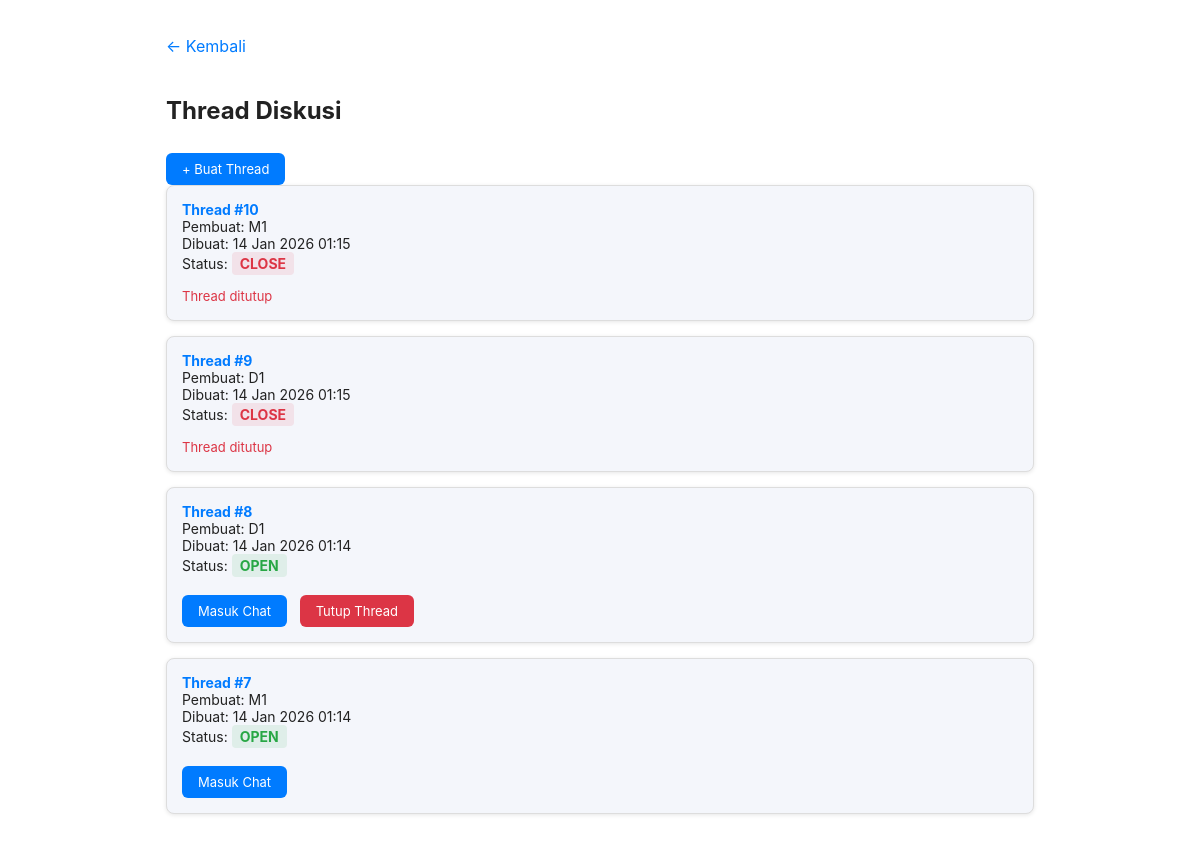
/thread.php?idgrup=67 (signed in), run on the app's committed database.
### tables this page shows
CREATE TABLE `thread` (
  `idthread` int(11) NOT NULL,
  `username_pembuat` varchar(20) NOT NULL,
  `idgrup` int(11) NOT NULL,
  `tanggal_pembuatan` datetime DEFAULT NULL,
  `status` enum('Open','Close') DEFAULT 'Open'
);

### class/koneksi.php (called while the page is built, shortened)
<?php
class Database {
    public function __construct() {
           try {
            $this->mysqli = new mysqli(SERVER, USERID, PWD, DB);
        } catch (mysqli_sql_exception $e) {
            die("Gagal konek ke database. Pastikan database '" . DB . " sudah di import");
        } catch (Exception $e) {
            die("Terjadi kesalahan: " . $e->getMessage());
        }
    }
}
?>

### class/thread.php (called while the page is built, shortened)
<?php
require_once "koneksi.php";
class Thread extends Database
{
    public function getThreadsByGroup($idgrup)
    {
        $sql = "
            SELECT
                t.idthread,
                t.idgrup,
                t.username_pembuat,
                t.status,
                t.tanggal_pembuatan,
                COALESCE(d.nama, m.nama) AS nama_pembuat
            FROM thread t
            JOIN akun a ON t.username_pembuat = a.username
            LEFT JOIN dosen d ON a.npk_dosen = d.npk
            LEFT JOIN mahasiswa m ON a.nrp_mahasiswa = m.nrp
            WHERE t.idgrup = ?
            ORDER BY t.tanggal_pembuatan DESC
        ";
        $stmt = $this->mysqli->prepare($sql);
        $stmt->bind_param("i", $idgrup);
        $stmt->execute();
        return $stmt->get_result()->fetch_all(MYSQLI_ASSOC);
    }
}

### thread.php (the view, shortened to what this page needs)
<?php
require_once "class/thread.php";
$idgrup   = (int) $_GET['idgrup'];
$username = $_SESSION['username'];
$isDosen     = isset($_SESSION['npk']);
$threadObj = new Thread();
$threads = $threadObj->getThreadsByGroup($idgrup);
?>
<!DOCTYPE html>
<html>
<head>
    <?php include "inc/head.php"; ?>
</head>
<body>
<div class="container">
    <?php
    $backPage = $isDosen ? "dosen_group_detail.php" : "mahasiswa_group_detail.php";
    ?>
    <a href="<?= $backPage ?>?id=<?= $idgrup ?>" class="back-link">← Kembali</a>
    <h2>Thread Diskusi</h2>
<a class="btn" href="thread_add.php?idgrup=<?= $idgrup ?>">+ Buat Thread</a>
    <?php if (empty($threads)): ?>
        <div class="empty-state">
            <p>Belum ada thread.</p>
        </div>
    <?php else: ?>
        <?php foreach ($threads as $t): ?>
        <?php
            $status = strtoupper(trim($t['status']));
        ?>
        <div class="thread">
            <div class="thread-info">
                <b>Thread #<?= $t['idthread'] ?></b><br>
                Pembuat: <?= htmlspecialchars($t['nama_pembuat']) ?><br>
                Dibuat: <?= date('d M Y H:i', strtotime($t['tanggal_pembuatan'])) ?><br>
                Status: <span class="status <?= $status ?>"><?= $status ?></span>
            </div>
            <?php if ($status === 'OPEN'): ?>
                <a class="btn" href="chat.php?idthread=<?= $t['idthread'] ?>&idgrup=<?= $idgrup ?>">Masuk Chat</a>
            <?php else: ?>
                <span style="color:#dc3545; font-size:13px;">Thread ditutup</span>
            <?php endif; ?>
            <?php if ($status === 'OPEN' && $t['username_pembuat'] === $username): ?>
                <a class="btn btn-danger"
                   href="thread_status.php?id=<?= $t['idthread'] ?>&idgrup=<?= $idgrup ?>">
                   Tutup Thread
                </a>
            <?php endif; ?>
        </div>
        <?php endforeach; ?>
    <?php endif; ?>
</div>
</body>
</html>

### assets/css/theme.css (style rules this page uses)
*, *::before, *::after { box-sizing: border-box; }
:root { --bg: #ffffff; --panel: #f4f6fb; --text: #222; --accent: #007bff; --muted: #666; --chat-border: #ddd; }
html, body { height: 100%; margin: 0; padding: 0; background: var(--bg); color: var(--text); font-family: Arial, Helvetica, sans-serif }
.container { max-width: 1100px; margin: 20px auto; padding: 16px }
.btn { display: inline-block; padding: 8px 12px; border-radius: 6px; background: var(--accent); color: #fff; text-decoration: none }

### inc/head.php (style rules this page uses)
*, *::before, *::after { box-sizing: border-box; }

### thread.php (style rules this page uses)
body { margin: 0; padding: 20px; font-family: -apple-system, BlinkMacSystemFont, 'Segoe UI', Arial, sans-serif; background: var(--bg); color: var(--text); }
.container { max-width: 900px; margin: 0 auto; }
h2 { margin-bottom: 20px; color: var(--text); }
.thread { background: var(--panel); padding: 15px; margin-bottom: 15px; border-radius: 8px; box-shadow: 0 1px 4px rgba(0,0,0,.1); border: 1px solid var(--chat-border); }
.thread-info { margin-bottom: 10px; font-size: 14px; color: var(--text); }
.thread-info b { color: var(--accent); }
.btn { display: inline-block; padding: 8px 16px; background: var(--accent); color: white; text-decoration: none; border-radius: 6px; font-size: 13px; margin-right: 8px; margin-top: 8px; transition: opacity 0.2s; }
.btn-danger { background: #dc3545; }
.status { font-weight: bold; padding: 3px 8px; border-radius: 4px; display: inline-block; }
.status.OPEN { color: #28a745; background: rgba(40, 167, 69, 0.1); }
.status.CLOSE { color: #dc3545; background: rgba(220, 53, 69, 0.1); }
.back-link { display: inline-block; margin-bottom: 20px; color: var(--accent); text-decoration: none; }

### data on the page
thread: idthread "10", nama_pembuat "M1", tanggal_pembuatan "14 Jan 2026 01:15", status "CLOSE", shows "Thread ditutup"
thread: idthread "9", nama_pembuat "D1", tanggal_pembuatan "14 Jan 2026 01:15", status "CLOSE", shows "Thread ditutup"
thread: idthread "8", nama_pembuat "D1", tanggal_pembuatan "14 Jan 2026 01:14", status "OPEN"
thread: idthread "7", nama_pembuat "M1", tanggal_pembuatan "14 Jan 2026 01:14", status "OPEN"
